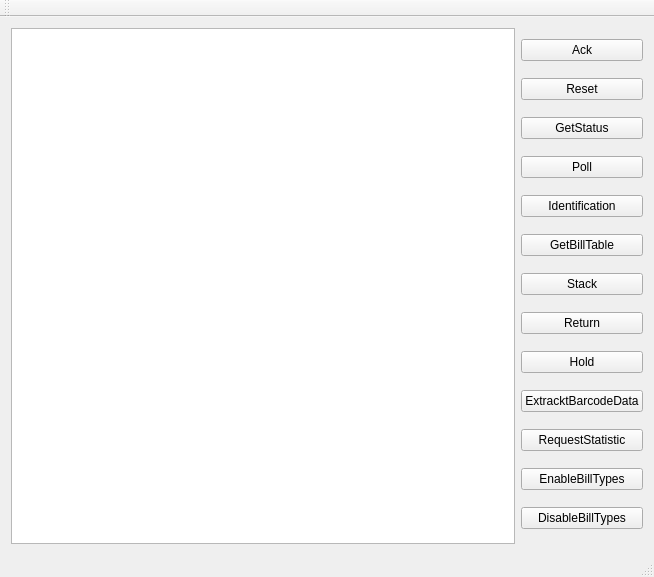
<?xml version="1.0" encoding="UTF-8"?>
<ui version="4.0">
 <class>MainWindow</class>
 <widget class="QMainWindow" name="MainWindow">
  <property name="geometry">
   <rect>
    <x>0</x>
    <y>0</y>
    <width>654</width>
    <height>577</height>
   </rect>
  </property>
  <property name="windowTitle">
   <string>MainWindow</string>
  </property>
  <widget class="QWidget" name="centralWidget">
   <layout class="QHBoxLayout" name="horizontalLayout">
    <item>
     <widget class="QListWidget" name="listWidget"/>
    </item>
    <item>
     <layout class="QVBoxLayout" name="buttonsVLayout">
      <item>
       <widget class="QPushButton" name="Ack">
        <property name="text">
         <string>Ack</string>
        </property>
       </widget>
      </item>
      <item>
       <widget class="QPushButton" name="Reset">
        <property name="text">
         <string>Reset</string>
        </property>
       </widget>
      </item>
      <item>
       <widget class="QPushButton" name="GetStatus">
        <property name="text">
         <string>GetStatus</string>
        </property>
       </widget>
      </item>
      <item>
       <widget class="QPushButton" name="Poll">
        <property name="text">
         <string>Poll</string>
        </property>
       </widget>
      </item>
      <item>
       <widget class="QPushButton" name="Identification">
        <property name="text">
         <string>Identification</string>
        </property>
       </widget>
      </item>
      <item>
       <widget class="QPushButton" name="GetBillTable">
        <property name="text">
         <string>GetBillTable</string>
        </property>
       </widget>
      </item>
      <item>
       <widget class="QPushButton" name="Stack">
        <property name="text">
         <string>Stack</string>
        </property>
       </widget>
      </item>
      <item>
       <widget class="QPushButton" name="Return">
        <property name="text">
         <string>Return</string>
        </property>
       </widget>
      </item>
      <item>
       <widget class="QPushButton" name="Hold">
        <property name="text">
         <string>Hold</string>
        </property>
       </widget>
      </item>
      <item>
       <widget class="QPushButton" name="ExtracktBarcodeData">
        <property name="text">
         <string>ExtracktBarcodeData</string>
        </property>
       </widget>
      </item>
      <item>
       <widget class="QPushButton" name="RequestStatistic">
        <property name="text">
         <string>RequestStatistic</string>
        </property>
       </widget>
      </item>
      <item>
       <widget class="QPushButton" name="EnableBillTypes">
        <property name="text">
         <string>EnableBillTypes</string>
        </property>
       </widget>
      </item>
      <item>
       <widget class="QPushButton" name="DisableBillTypes">
        <property name="text">
         <string>DisableBillTypes</string>
        </property>
       </widget>
      </item>
     </layout>
    </item>
   </layout>
  </widget>
  <widget class="QMenuBar" name="menuBar">
   <property name="geometry">
    <rect>
     <x>0</x>
     <y>0</y>
     <width>654</width>
     <height>21</height>
    </rect>
   </property>
  </widget>
  <widget class="QToolBar" name="mainToolBar">
   <attribute name="toolBarArea">
    <enum>TopToolBarArea</enum>
   </attribute>
   <attribute name="toolBarBreak">
    <bool>false</bool>
   </attribute>
  </widget>
  <widget class="QStatusBar" name="statusBar"/>
 </widget>
 <layoutdefault spacing="6" margin="11"/>
 <resources/>
 <connections/>
</ui>
